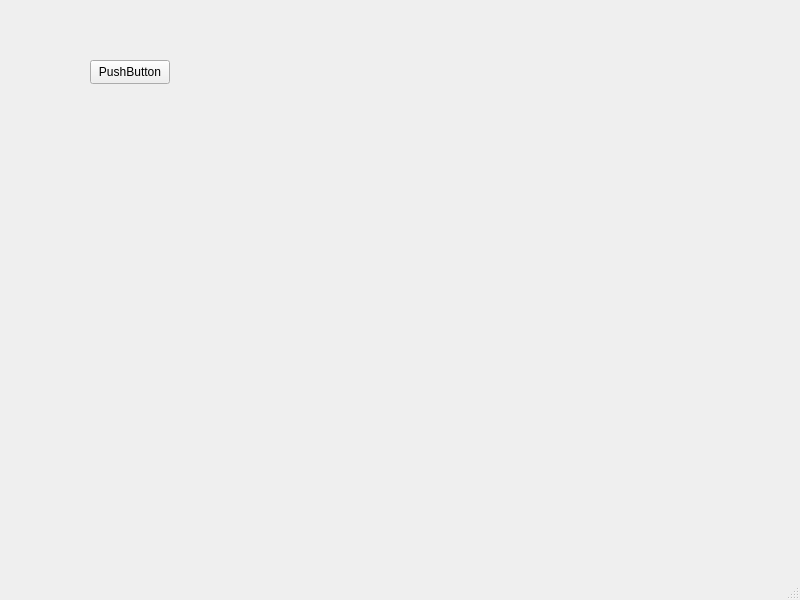
<?xml version="1.0" encoding="UTF-8"?>
<ui version="4.0">
 <class>MainWindow</class>
 <widget class="QMainWindow" name="MainWindow">
  <property name="geometry">
   <rect>
    <x>0</x>
    <y>0</y>
    <width>800</width>
    <height>600</height>
   </rect>
  </property>
  <property name="windowTitle">
   <string>MainWindow</string>
  </property>
  <widget class="QWidget" name="centralwidget">
   <widget class="QPushButton" name="pushButton">
    <property name="geometry">
     <rect>
      <x>90</x>
      <y>60</y>
      <width>80</width>
      <height>24</height>
     </rect>
    </property>
    <property name="text">
     <string>PushButton</string>
    </property>
   </widget>
  </widget>
  <widget class="QMenuBar" name="menubar">
   <property name="geometry">
    <rect>
     <x>0</x>
     <y>0</y>
     <width>800</width>
     <height>21</height>
    </rect>
   </property>
  </widget>
  <widget class="QStatusBar" name="statusbar"/>
 </widget>
 <resources/>
 <connections>
  <connection>
   <sender>pushButton</sender>
   <signal>clicked()</signal>
   <receiver>MainWindow</receiver>
   <slot>show()</slot>
   <hints>
    <hint type="sourcelabel">
     <x>133</x>
     <y>96</y>
    </hint>
    <hint type="destinationlabel">
     <x>160</x>
     <y>143</y>
    </hint>
   </hints>
  </connection>
 </connections>
</ui>
